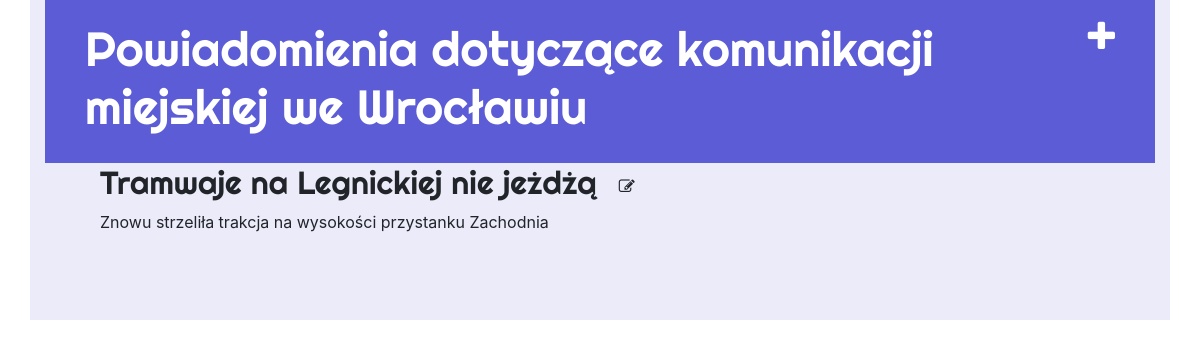
The app's page /post/1/ (signed in) with its own data.
### informant/models.py (models this page shows, shortened)
class Post(models.Model):
    author = models.ForeignKey('auth.User', on_delete=models.CASCADE)
    title = models.CharField(max_length=200)
    text = models.TextField()
    created_date = models.DateTimeField(
            default=timezone.now)
    published_date = models.DateTimeField(
            blank=True, null=True)

### informant/views.py (the view)
# urls.py: path('post/<int:pk>/', views.post_detail, name='post_detail'),
def post_detail(request, pk):
    post = get_object_or_404(Post, pk=pk)
    return render(request, 'informant/post_detail.html', {'post': post})

### informant/templates/informant/post_detail.html (shortened to what this page needs)
{% extends 'informant/base.html' %}
{% block content %}
    <div class="post">
        <h2>{{ post.title }}
            {% if user.is_authenticated %}
                <a class="btn btn-default" href="{% url 'post_edit' pk=post.pk %}"><i class="fa fa-edit"></i></a>
            {% endif %}
        </h2>
        <p>{{ post.text|linebreaksbr }}</p>
    </div>
{% endblock %}

### informant/static/css/informant.css (style rules this page uses)
h1 a, h2 a { color: #5c5cd6; font-family: 'Righteous'; }
h1, h2, h3, h4 { font-family: 'Righteous', cursive; }
.post { margin-bottom: 70px; }

### records on screen
Post: title "Tramwaje na Legnickiej nie jeżdżą", text "Znowu strzeliła trakcja na wysokości przystanku Zachodnia"
